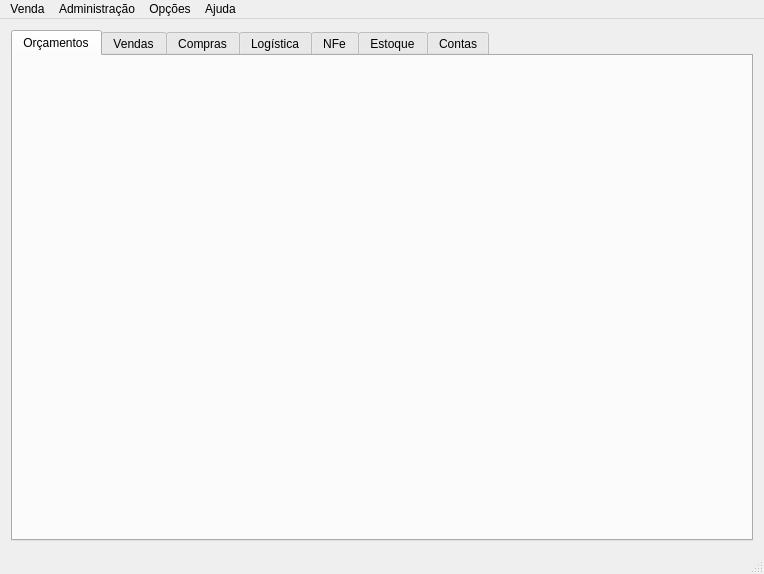
<?xml version="1.0" encoding="UTF-8"?>
<ui version="4.0">
 <class>MainWindow</class>
 <widget class="QMainWindow" name="MainWindow">
  <property name="geometry">
   <rect>
    <x>0</x>
    <y>0</y>
    <width>764</width>
    <height>574</height>
   </rect>
  </property>
  <property name="windowTitle">
   <string>MainWindow</string>
  </property>
  <property name="windowIcon">
   <iconset resource="../qrs/resources.qrc">
    <normaloff>:/Staccato.ico</normaloff>:/Staccato.ico</iconset>
  </property>
  <property name="locale">
   <locale language="Portuguese" country="Brazil"/>
  </property>
  <widget class="QWidget" name="centralWidget">
   <layout class="QGridLayout" name="gridLayout_26">
    <item row="0" column="0">
     <widget class="QTabWidget" name="tabWidget">
      <property name="styleSheet">
       <string notr="true">QTabBar::tab:disabled { width: 0; height: 0; margin: 0; padding: 0; border: none; }
</string>
      </property>
      <property name="currentIndex">
       <number>0</number>
      </property>
      <widget class="QWidget" name="tabOrcamentos">
       <attribute name="title">
        <string>Orçamentos</string>
       </attribute>
       <layout class="QGridLayout" name="gridLayout_5">
        <item row="0" column="0">
         <widget class="WidgetOrcamento" name="widgetOrcamento" native="true"/>
        </item>
       </layout>
      </widget>
      <widget class="QWidget" name="tabVendas">
       <attribute name="title">
        <string>Vendas</string>
       </attribute>
       <layout class="QGridLayout" name="gridLayout_20">
        <item row="0" column="0">
         <widget class="WidgetVenda" name="widgetVenda" native="true"/>
        </item>
       </layout>
      </widget>
      <widget class="QWidget" name="tabCompras">
       <attribute name="title">
        <string>Compras</string>
       </attribute>
       <layout class="QGridLayout" name="gridLayout_21">
        <item row="0" column="0">
         <widget class="WidgetCompra" name="widgetCompra" native="true"/>
        </item>
       </layout>
      </widget>
      <widget class="QWidget" name="tabEntregas">
       <attribute name="title">
        <string>Logística</string>
       </attribute>
       <layout class="QGridLayout" name="gridLayout_6">
        <item row="0" column="0">
         <widget class="WidgetLogistica" name="widgetLogistica" native="true"/>
        </item>
       </layout>
      </widget>
      <widget class="QWidget" name="tabNFe">
       <attribute name="title">
        <string>NFe</string>
       </attribute>
       <layout class="QGridLayout" name="gridLayout_17">
        <item row="0" column="1">
         <widget class="WidgetNfe" name="widgetNfe" native="true"/>
        </item>
       </layout>
      </widget>
      <widget class="QWidget" name="tabEstoque">
       <attribute name="title">
        <string>Estoque</string>
       </attribute>
       <layout class="QGridLayout" name="gridLayout_22">
        <item row="0" column="0">
         <widget class="WidgetEstoque" name="widgetEstoque" native="true"/>
        </item>
       </layout>
      </widget>
      <widget class="QWidget" name="tabContas">
       <attribute name="title">
        <string>Contas</string>
       </attribute>
       <layout class="QGridLayout" name="gridLayout_36">
        <item row="0" column="0">
         <widget class="WidgetConta" name="widgetConta" native="true"/>
        </item>
       </layout>
      </widget>
     </widget>
    </item>
   </layout>
   <widget class="QSplitter" name="splitter_2">
    <property name="geometry">
     <rect>
      <x>0</x>
      <y>0</y>
      <width>100</width>
      <height>30</height>
     </rect>
    </property>
    <property name="orientation">
     <enum>Qt::Vertical</enum>
    </property>
   </widget>
  </widget>
  <widget class="QStatusBar" name="statusBar"/>
  <widget class="QMenuBar" name="menuBar">
   <property name="geometry">
    <rect>
     <x>0</x>
     <y>0</y>
     <width>764</width>
     <height>20</height>
    </rect>
   </property>
   <widget class="QMenu" name="menuOp_es">
    <property name="title">
     <string>Opções</string>
    </property>
    <widget class="QMenu" name="menuTema">
     <property name="title">
      <string>Tema</string>
     </property>
     <addaction name="actionClaro"/>
     <addaction name="actionEscuro"/>
    </widget>
    <addaction name="actionImportaProdutos"/>
    <addaction name="menuTema"/>
    <addaction name="actionConfigura_es"/>
   </widget>
   <widget class="QMenu" name="menuAdministra_o">
    <property name="title">
     <string>Administração</string>
    </property>
    <addaction name="actionCadastrarProfissional"/>
    <addaction name="actionGerenciar_Lojas"/>
    <addaction name="actionGerenciar_Transportadoras"/>
    <addaction name="actionCadastrarUsuario"/>
    <addaction name="actionCadastrarFornecedor"/>
    <addaction name="actionCadastrarProdutos"/>
   </widget>
   <widget class="QMenu" name="menuVenda">
    <property name="title">
     <string>Venda</string>
    </property>
    <addaction name="actionCriarOrcamento"/>
    <addaction name="actionCadastrarCliente"/>
   </widget>
   <widget class="QMenu" name="menuAjuda">
    <property name="title">
     <string>Ajuda</string>
    </property>
    <addaction name="actionSobre"/>
   </widget>
   <addaction name="menuVenda"/>
   <addaction name="menuAdministra_o"/>
   <addaction name="menuOp_es"/>
   <addaction name="menuAjuda"/>
  </widget>
  <action name="actionCriarOrcamento">
   <property name="text">
    <string>Criar orçamento</string>
   </property>
   <property name="shortcut">
    <string>Ctrl+N</string>
   </property>
  </action>
  <action name="actionCadastrarProdutos">
   <property name="text">
    <string>Gerenciar produtos</string>
   </property>
  </action>
  <action name="actionCadastrarCliente">
   <property name="text">
    <string>Gerenciar cliente</string>
   </property>
   <property name="toolTip">
    <string>Cadastrar cliente</string>
   </property>
  </action>
  <action name="actionCadastrarUsuario">
   <property name="text">
    <string>Gerenciar usuários</string>
   </property>
   <property name="toolTip">
    <string>Cadastrar usuário</string>
   </property>
  </action>
  <action name="actionCadastrarProfissional">
   <property name="text">
    <string>Gerenciar profissionais</string>
   </property>
   <property name="toolTip">
    <string>Cadastrar profissional</string>
   </property>
  </action>
  <action name="actionGerenciar_Transportadoras">
   <property name="text">
    <string>Gerenciar transportadoras</string>
   </property>
  </action>
  <action name="actionGerenciar_Lojas">
   <property name="text">
    <string>Gerenciar lojas</string>
   </property>
  </action>
  <action name="actionCadastrarFornecedor">
   <property name="text">
    <string>Gerenciar fornecedores</string>
   </property>
   <property name="toolTip">
    <string>Cadastrar fornecedor</string>
   </property>
  </action>
  <action name="actionImportaProdutos">
   <property name="text">
    <string>Importar tabela fornecedor</string>
   </property>
  </action>
  <action name="actionSobre">
   <property name="text">
    <string>Sobre o ERP Staccato</string>
   </property>
  </action>
  <action name="actionClaro">
   <property name="text">
    <string>Claro</string>
   </property>
  </action>
  <action name="actionEscuro">
   <property name="text">
    <string>Escuro</string>
   </property>
  </action>
  <action name="actionConfigura_es">
   <property name="text">
    <string>Configurações</string>
   </property>
  </action>
 </widget>
 <layoutdefault spacing="6" margin="11"/>
 <customwidgets>
  <customwidget>
   <class>WidgetOrcamento</class>
   <extends>QWidget</extends>
   <header>src/widgetorcamento.h</header>
   <container>1</container>
  </customwidget>
  <customwidget>
   <class>WidgetVenda</class>
   <extends>QWidget</extends>
   <header>src/widgetvenda.h</header>
   <container>1</container>
  </customwidget>
  <customwidget>
   <class>WidgetCompra</class>
   <extends>QWidget</extends>
   <header>src/widgetcompra.h</header>
   <container>1</container>
  </customwidget>
  <customwidget>
   <class>WidgetLogistica</class>
   <extends>QWidget</extends>
   <header>src/widgetlogistica.h</header>
   <container>1</container>
  </customwidget>
  <customwidget>
   <class>WidgetNfe</class>
   <extends>QWidget</extends>
   <header>src/widgetnfe.h</header>
   <container>1</container>
  </customwidget>
  <customwidget>
   <class>WidgetEstoque</class>
   <extends>QWidget</extends>
   <header>src/widgetestoque.h</header>
   <container>1</container>
  </customwidget>
  <customwidget>
   <class>WidgetConta</class>
   <extends>QWidget</extends>
   <header>src/widgetconta.h</header>
   <container>1</container>
  </customwidget>
 </customwidgets>
 <resources>
  <include location="../qrs/resources.qrc"/>
 </resources>
 <connections/>
</ui>
